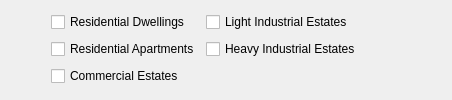
               <widget class="QWidget" name="luc_widget" native="true">
                <property name="minimumSize">
                 <size>
                  <width>0</width>
                  <height>0</height>
                 </size>
                </property>
                <layout class="QGridLayout" name="gridLayout_2">
                 <item row="0" column="1">
                  <widget class="QCheckBox" name="service_res">
                   <property name="text">
                    <string>Residential Dwellings</string>
                   </property>
                  </widget>
                 </item>
                 <item row="1" column="2">
                  <widget class="QCheckBox" name="service_hi">
                   <property name="text">
                    <string>Heavy Industrial Estates</string>
                   </property>
                  </widget>
                 </item>
                 <item row="0" column="0">
                  <spacer name="horizontalSpacer_213">
                   <property name="orientation">
                    <enum>Qt::Horizontal</enum>
                   </property>
                   <property name="sizeType">
                    <enum>QSizePolicy::Fixed</enum>
                   </property>
                   <property name="sizeHint" stdset="0">
                    <size>
                     <width>40</width>
                     <height>20</height>
                    </size>
                   </property>
                  </spacer>
                 </item>
                 <item row="0" column="2">
                  <widget class="QCheckBox" name="service_li">
                   <property name="text">
                    <string>Light Industrial Estates</string>
                   </property>
                  </widget>
                 </item>
                 <item row="1" column="1">
                  <widget class="QCheckBox" name="service_hdr">
                   <property name="text">
                    <string>Residential Apartments</string>
                   </property>
                  </widget>
                 </item>
                 <item row="2" column="1">
                  <widget class="QCheckBox" name="service_com">
                   <property name="text">
                    <string>Commercial Estates</string>
                   </property>
                  </widget>
                 </item>
                 <item row="0" column="3">
                  <spacer name="horizontalSpacer_214">
                   <property name="orientation">
                    <enum>Qt::Horizontal</enum>
                   </property>
                   <property name="sizeType">
                    <enum>QSizePolicy::Expanding</enum>
                   </property>
                   <property name="sizeHint" stdset="0">
                    <size>
                     <width>80</width>
                     <height>20</height>
                    </size>
                   </property>
                  </spacer>
                 </item>
                </layout>
               </widget>
